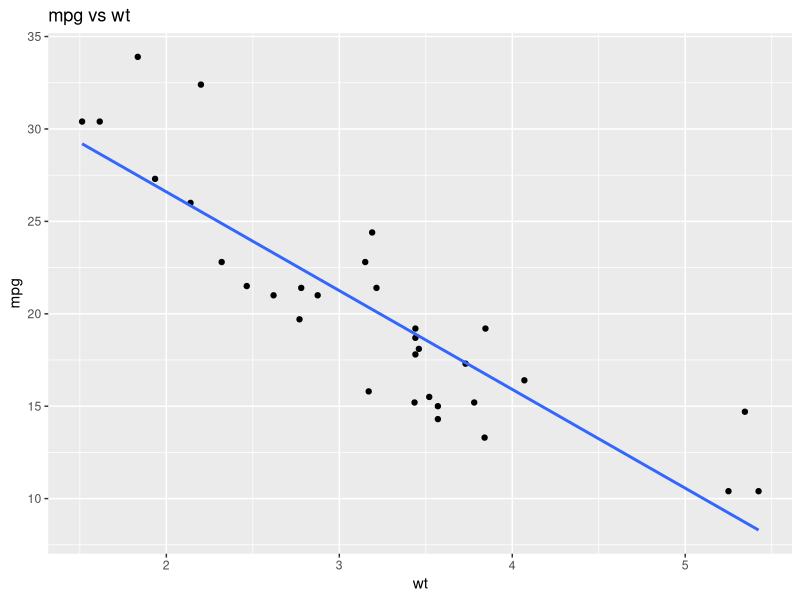

This chart was generated by the following R code:
## ---- chunk 1
library(ggplot2)
model <- lm(mpg ~ wt, data = mtcars)
ggplot(mtcars, aes(x = wt, y = mpg)) +
  geom_point() +
  geom_smooth(method = "lm", se = FALSE) +
  labs(title = "mpg vs wt")

summary(model)

head(mtcars, 3)

mean(mtcars$mpg)
